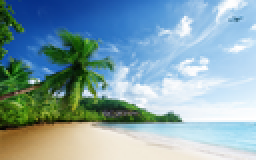
%> input picture Assignment7/image.png, 128 x 80 px, shrunk from 561 x 350 before the run (shown 2 times larger)
$ octave objectremoval.m   (GNU Octave 9; MATLAB toolbox functions it lacks are replaced by stand-ins)
%> lines starting %> are read from the running program, lines starting %| are printed output that depends on the picture
clc; clear all;close all;
% Transposing the image according to which of the width or height of
% the mask is greater, so that least no. of seams could be removed and most
% of the image is preserved.
%%
im = imread('image.png');
%> im is the input picture: size 80x128x3 uint8; mean R, G, B 133.4, 163.8, 172.4
Mask = imread('Mask.png');
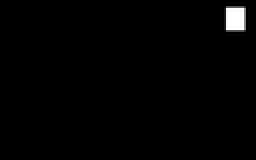
%> input picture Assignment7/Mask.png, 128 x 80 px, shrunk from 561 x 350 before the run (shown 2 times larger)
%> Mask is the input picture: size 80x128x3 uint8; min 0, max 255, mean 2.8
Mask1 = Mask(:,:,1);
Masskk = Mask1;
im1 = im(:,:,1);
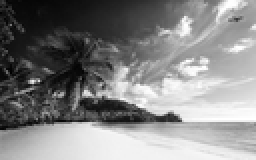
%> im1: size 80x128 uint8 (shown 2 times larger); min 0, max 255, mean 133.4
im2 = im(:,:,2);
im3 = im(:,:,3);
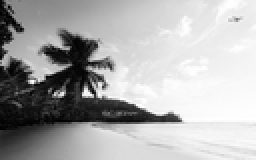
%> im3: size 80x128 uint8 (shown 2 times larger); min 0, max 255, mean 172.4
[rowsMask,colsMask] = find(Mask1>0.5);
%> rowsMask = 189 values from 2 to 18; colsMask = 189 values from 111 to 125
point1 = min(rowsMask);
%> point1 = 2
point2 = min(colsMask);
%> point2 = 111
point3 = max(rowsMask);
%> point3 = 18
point4 = max(colsMask);
%> point4 = 125
width = point4 - point2;
%> width = 14
height = point3 - point1;
%> height = 16
if (height > width)
    im4 = im;
else
    im4(:,:,1) = im1';
    im4(:,:,2) = im2';
    im4(:,:,3) = im3';
    Mask2(:,:,1) = Mask1';
    Mask2(:,:,2) = Mask1';
    Mask2(:,:,3) = Mask1';
    Mask = Mask2;
end
 im = im4;
 clear im1 im2 im3 im4 Mask1 point1 point3 point2 point4 colsMask rowsMask
%%
imd = im;
im = im2double(im);
%> im: size 80x128x3 double
sizetoreduce = 50; % This is equal to the number of seams to be removed horizontally. Same thing could be done for vertically, just to trasnpose the image
% and everything will be done automatically.
Mask1 = Mask(:,:,1);
while(length(find(Mask1 > 10)))
    [rowss, colss] = find(Mask1 > 10);
    img = rgb2gray(im); %Converting rgb into grey for finding out the energy
    energy = abs(imfilter(img, [-1,0,1], 'replicate')) + abs(imfilter(img, [-1;0;1], 'replicate')); %Calculating the energy
    M = zeros(size(energy,1),size(energy,2)); % THis is the minimum function used for calculating the energy
    M(1,:) = energy(1,:);
    % Detecting the minimum in the neighbourhood of the pixel
    [rows, cols] = size(energy);
    for m = 2 :rows
      for n = 1:cols
            if(n ==1)
                neighbour=[M(m-1,n),M(m-1,n+1)];
                M(m,n)= energy(m,n)+min(neighbour);
            elseif(n == cols)
                neighbour=[M(m-1,n),M(m-1,n-1)];
                M(m,n)= energy(m,n)+min(neighbour);
            else
                neighbour =[M(m-1,n),M(m-1,n+1),M(m-1,n-1)];
                M(m,n)= energy(m,n)+min(neighbour);
            end
       end
    end
    %%
    % Finding the optimal seam at a particular step
     x = ceil(length(rowss)/2);
     seam = zeros(size(Mask1,1),1); % The length of the seam is equal to the number of rows.
     seam(rowss(x)) = colss(x); %In case of multiple points of minimum are detected.
%%
     for i = (rowss(x)-1):-1:1
         uu = M(i,max(seam(i+1)-1,1):min(seam(i+1)+1,size(M,2)));
         [endofseam,nn] = min(uu);
         seam(i)=nn+seam(i+1)-1-(seam(i+1)>1);
     end

      for i = (rowss(x)+1):length(seam)
          uu = M(i,max(seam(i-1)-1,1):min(seam(i-1)+1,size(M,2)));
          [endofseam,nn] = min(uu);
          seam(i)=nn+seam(i-1)-1-(seam(i-1)>1);
%           im(i,seam(i),:) = bitand(i,1);
      end

%%   % Removing the seam from the image
     newima = zeros(size(im, 1), (size(im, 2) - 1), size(im, 3));
     for i=1:length(seam)
         newima(i,1:seam(i)-1,:)=im(i,1:seam(i)-1,:);
         newima(i,seam(i):end,:)=im(i,seam(i)+1:end,:); %Removing the seam from the image
     end
     im = newima;
     %%   % Removing the seam from the Mask1
     newimage = zeros(size(Mask1, 1), (size(Mask1, 2) - 1));
     for i=1:length(seam)
         newimage(i,1:seam(i)-1)=Mask1(i,1:seam(i)-1);
         newimage(i,seam(i):end)=Mask1(i,seam(i)+1:end); %Removing the seam from the image
     end
     Mask1 = newimage;

end
%> this loop made 26 passes
%> (cols, x) on passes 1 to 12: (128, 71), (127, 65), (126, 59), (125, 55), (124, 49), (123, 47), (122, 43), (121, 37), (120, 34), (119, 29), (118, 25), (117, 22)
%> (rowss, colss, cols, x) on passes 19 to 24: ([8; 9; 10; 11; 13; 6; 7; 8; 9; 10; 11; 12], [109; 109; 109; 109; 109; 110; 110; 110; 110; 110; 110; 110], 110, 6), ([9; 10; 11; 13; 7; 8; 9; 10; 11; 12], [108; 108; 108; 108; 109; 109; 109; 109; 109; 109], 109, 5), ([9; 10; 11; 13; 8; 9; 10; 11; 12], [107; 107; 107; 107; 108; 108; 108; 108; 108], 108, 5), ([11; 13; 9; 10; 11; 12], [106; 106; 107; 107; 107; 107], 107, 3), ([11; 13; 10; 11; 12], [105; 105; 106; 106; 106], 106, 3), ([13; 11; 12], [104; 105; 105], 105, 2)
%> pass 1, `img = rgb2gray(im);`:
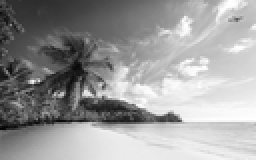
%> img: size 80x128 double (shown 2 times larger); min 0.0171, max 1, mean 0.611
%> pass 1, `energy = abs(imfilter(img, [-1,0,1], 'replicate')) + abs(imfilter(img,..`:
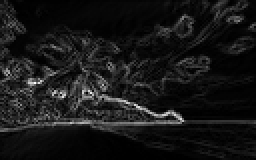
%> energy: size 80x128 double (shown 2 times larger); min 0, max 1.12, mean 0.103; drawn with min black and max white
%> after the loop:
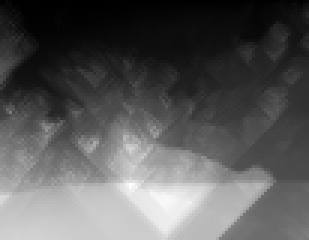
%> M: size 80x103 double (shown 3 times larger); min 0.00207, max 5.65, mean 1.99; drawn with min black and max white
%> after the loop:
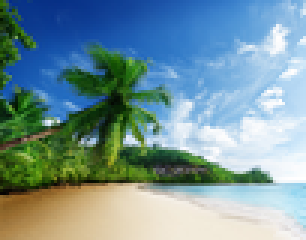
%> newima: size 80x102x3 double (shown 3 times larger); mean R, G, B 0.463, 0.584, 0.607
%> after the loop: newimage: size 80x102 double; every value is 0
%> after the loop, neighbour = [2.81 2.65]; seam = 80 values, max 103 at index 12, min 80 at index 41, mean 91.95
%%

if (height < width)
    im5(:,:,1) = im(:,:,1)';
    im5(:,:,2) = im(:,:,2)';
    im5(:,:,3) = im(:,:,3)';
    im = im5;
    Massk = Masskk';
    Masskk = Massk;
end
imshow(Mask1)
title('Thefinalmask')
figure()
imshow(im)
title('The final Image')
figure()
imshow(imd)
title('The original Image')
figure()
imshow(Masskk)
title('The original Mask')
